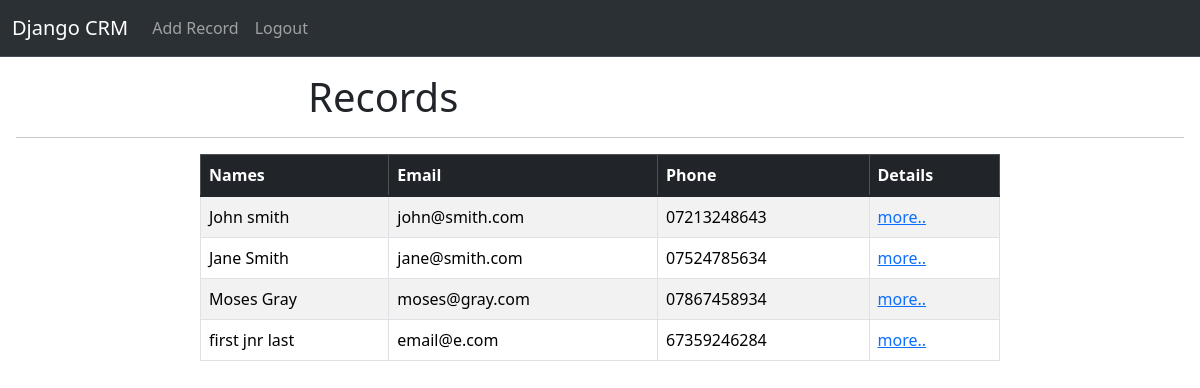
The app's page / (signed in) with its own data.
### app/models.py (models this page shows, shortened)
class Record(models.Model):
    created_at = models.DateTimeField(auto_now_add=True)
    first_name = models.CharField(max_length=50)
    last_name = models.CharField(max_length=50)
    email = models.CharField(max_length=100)
    phone = models.CharField(max_length=15)
    address = models.CharField(max_length=50)
    district = models.CharField(max_length=50)

### app/views.py (the view)
# urls.py: path('', views.home, name='home'),
def home(request):
    records = Record.objects.all()
    if request.method == 'POST':
        username = request.POST['username']
        password = request.POST['password']
        user = authenticate(request, username=username, password=password)
        if user is not None:
            login(request, user)
            messages.success(request, "You have been logged in!")
            return redirect('home')
        else:
            messages.success(request, "There was an error, Please try again...")
            return redirect('home')
    else:
        context = {
            'records': records
        }
        return render(request, 'home.html', context)

### app/templates/home.html (shortened to what this page needs)
{% extends 'base.html' %}
{% block content%}
{% if user.is_authenticated %}
<div>
    <h1 class="col-md-6 offset-md-3 ">Records</h1>
    <hr>
    <table class="table table-striped table-hover table-bordered col-md-6 offset-md-3 mx-auto p-2" style="width: 800px;" >
  <thead class="table-dark">
    <tr>
        <th scope="col">Names</th>
        <th scope="col">Email</th>
        <th scope="col">Phone</th>
        <th scope="col">Details</th>
    </tr>
  </thead>
  <tbody class="table-group-divider ">
    {% if records %}
        {% for record in records %}
    <tr>
            <td>{{ record.first_name }} {{ record.last_name }}</td>
            <td>{{ record.email }}</td>
            <td>{{ record.phone }}</td>
            <td><a href="{% url 'record' record.id %}">more..</a></td>
    </tr>
        {% endfor %}
    {% endif %}
  </tbody>
</table>
</div>
{% endif %}
{% endblock %}

### app/templates/base.html (shortened to what this page needs)
<!doctype html>
<html lang="en">
  <head>
    <link href="https://cdn.jsdelivr.net/npm/bootstrap@5.3.1/dist/css/bootstrap.min.css" rel="stylesheet">
  </head>
  <body>
  {% include 'navbar.html' %}
  <div class="mx-auto p-3">
        {% block content %}
      {% endblock %}
  </div>
  </body>
</html>

### app/templates/navbar.html (shortened to what this page needs)
<nav class="navbar navbar-expand-lg bg-body-tertiary bg-dark border-bottom border-body" data-bs-theme="dark">
  <div class="container-fluid">
    <a class="navbar-brand" href="{% url 'home' %}">Django CRM</a>
    <div class="collapse navbar-collapse" id="navbarSupportedContent">
      <ul class="navbar-nav me-auto mb-2 mb-lg-0">
        {% if user.is_authenticated %}
          <li class="nav-item">
            <a class="nav-link" href="{% url 'add_record' %}">Add Record</a>
          </li>
          <li class="nav-item">
            <a class="nav-link" href="{% url 'logout' %}">Logout</a>
          </li>
        {% endif %}
      </ul>
    </div>
  </div>
</nav>

### records on screen
Record: first_name "John", last_name "smith", email "john@smith.com", phone "07213248643"
Record: first_name "Jane", last_name "Smith", email "jane@smith.com", phone "07524785634"
Record: first_name "Moses", last_name "Gray", email "moses@gray.com", phone "07867458934"
Record: first_name "first jnr", last_name "last", email "email@e.com", phone "67359246284"
